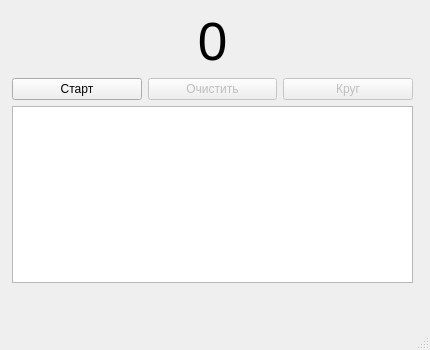
<?xml version="1.0" encoding="UTF-8"?>
<ui version="4.0">
 <class>MainWindow</class>
 <widget class="QMainWindow" name="MainWindow">
  <property name="geometry">
   <rect>
    <x>0</x>
    <y>0</y>
    <width>430</width>
    <height>350</height>
   </rect>
  </property>
  <property name="minimumSize">
   <size>
    <width>430</width>
    <height>350</height>
   </size>
  </property>
  <property name="windowTitle">
   <string>Timer</string>
  </property>
  <widget class="QWidget" name="centralwidget">
   <widget class="QWidget" name="verticalLayoutWidget">
    <property name="geometry">
     <rect>
      <x>12</x>
      <y>12</y>
      <width>401</width>
      <height>271</height>
     </rect>
    </property>
    <layout class="QVBoxLayout" name="verticalLayout">
     <item>
      <widget class="QLabel" name="l_Timer">
       <property name="font">
        <font>
         <pointsize>40</pointsize>
        </font>
       </property>
       <property name="text">
        <string>0</string>
       </property>
       <property name="alignment">
        <set>Qt::AlignCenter</set>
       </property>
      </widget>
     </item>
     <item>
      <layout class="QHBoxLayout" name="horizontalLayout_2">
       <item>
        <widget class="QPushButton" name="pb_StartStop">
         <property name="text">
          <string>Старт</string>
         </property>
        </widget>
       </item>
       <item>
        <widget class="QPushButton" name="pb_Clear">
         <property name="enabled">
          <bool>false</bool>
         </property>
         <property name="text">
          <string>Очистить</string>
         </property>
        </widget>
       </item>
       <item>
        <widget class="QPushButton" name="pb_Cycle">
         <property name="enabled">
          <bool>false</bool>
         </property>
         <property name="text">
          <string>Круг</string>
         </property>
        </widget>
       </item>
      </layout>
     </item>
     <item>
      <widget class="QTextBrowser" name="tb_Cycles"/>
     </item>
    </layout>
   </widget>
  </widget>
  <widget class="QMenuBar" name="menubar">
   <property name="geometry">
    <rect>
     <x>0</x>
     <y>0</y>
     <width>430</width>
     <height>24</height>
    </rect>
   </property>
  </widget>
  <widget class="QStatusBar" name="statusbar"/>
 </widget>
 <resources/>
 <connections>
  <connection>
   <sender>pb_StartStop</sender>
   <signal>clicked()</signal>
   <receiver>pb_Clear</receiver>
   <slot>setFocus()</slot>
   <hints>
    <hint type="sourcelabel">
     <x>109</x>
     <y>104</y>
    </hint>
    <hint type="destinationlabel">
     <x>201</x>
     <y>110</y>
    </hint>
   </hints>
  </connection>
 </connections>
</ui>
